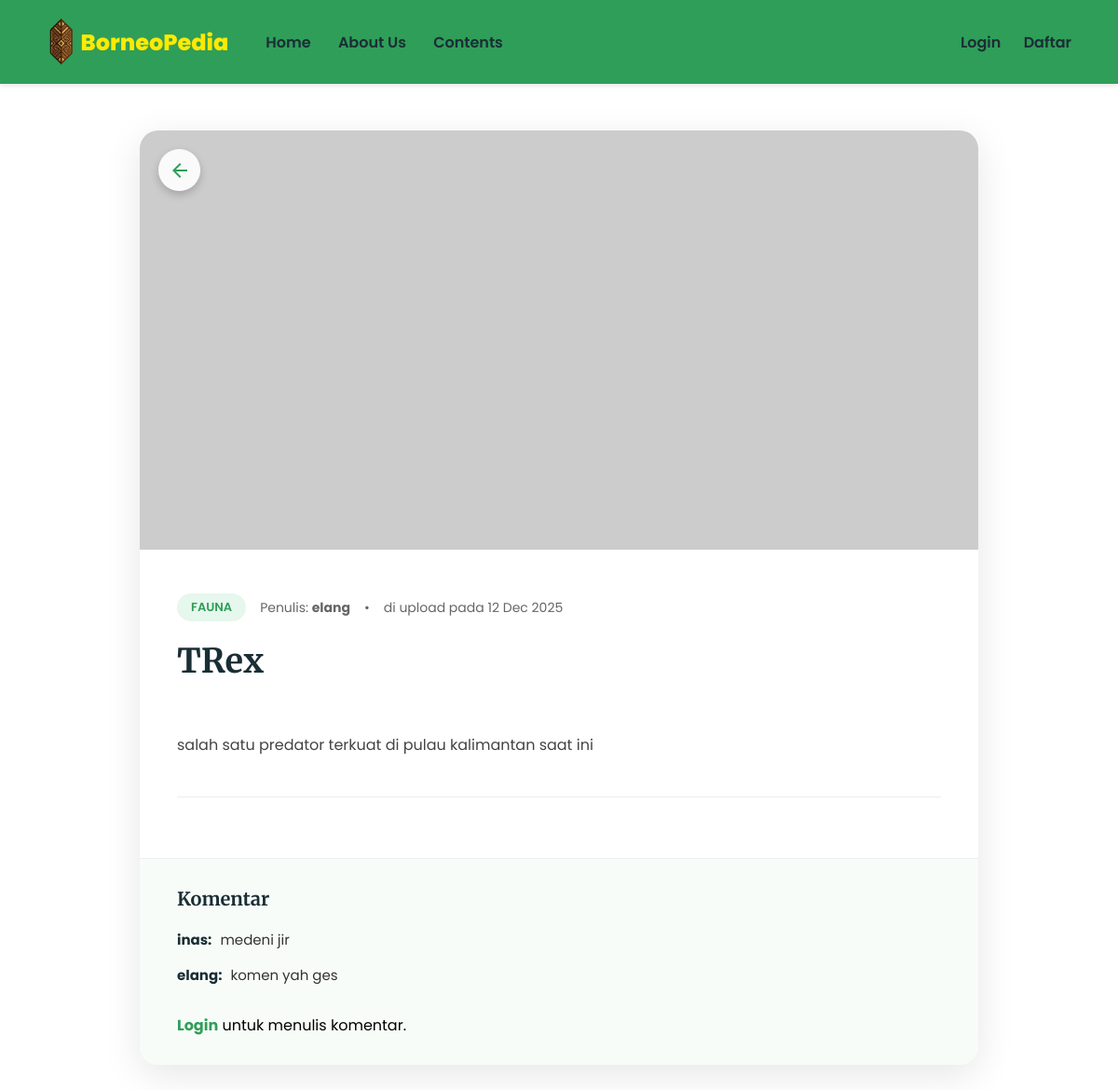
Screenshot of /detail.php?id=3 with the database file from the repository.
### tables this page shows
CREATE TABLE `contents` (
  `id` int(11) NOT NULL,
  `user_id` int(11) NOT NULL,
  `nama` varchar(100) NOT NULL,
  `tipe` varchar(50) NOT NULL,
  `informasi` text NOT NULL,
  `foto` varchar(255) NOT NULL,
  `created_at` timestamp NOT NULL DEFAULT current_timestamp()
);

CREATE TABLE `users` (
  `id` int(11) NOT NULL,
  `username` varchar(50) NOT NULL,
  `password` varchar(255) NOT NULL
);

CREATE TABLE `komentar` (
  `id` int(11) NOT NULL,
  `content_id` int(11) NOT NULL,
  `user_id` int(11) NOT NULL,
  `isi` text NOT NULL,
  `tanggal` timestamp NOT NULL DEFAULT current_timestamp()
);

### detail.php (the view, shortened to what this page needs)
<?php
include 'koneksi.php';
$id_content = $_GET['id'];
$query = mysqli_query($conn, "SELECT contents.*, users.username
                              FROM contents
                              JOIN users ON contents.user_id = users.id
                              WHERE contents.id = '$id_content'");
$data = mysqli_fetch_assoc($query);
$query_komen = mysqli_query($conn, "SELECT komentar.*, users.username
                                    FROM komentar
                                    JOIN users ON komentar.user_id = users.id
                                    WHERE content_id = '$id_content'
                                    ORDER BY tanggal DESC");
?>
<!DOCTYPE html>
<html lang="id">
<head>
</head>
<body>
    <nav>
        <div class="nav-left">
             <a href="index.php" class="logo">
            <img src="asset/logofix.png" class="logo-img"> BorneoPedia</a>
            <div class="nav-links">
                <a href="index.php">Home</a>
                <a href="about.php">About Us</a>
                <a href="contents.php">Contents</a>
            </div>
        </div>
        <div class="nav-right">
            <?php if(isset($_SESSION['status']) && $_SESSION['status'] == 'login'): ?>
                <span>Hi, <?php echo $_SESSION['username']; ?></span>
                <a href="upload.php">Upload +</a>
                <a href="logout.php">Logout</a>
            <?php else: ?>
                <a href="login.php">Login</a>
                <a href="register.php">Daftar</a>
            <?php endif; ?>
        </div>
    </nav>
    <main class="detail-container">
        <div class="card-detail">
            <a href="contents.php" class="btn-back-arrow" title="Kembali">
                <svg class="icon-back" viewBox="0 0 24 24">
                    <path d="M20 11H7.83l5.59-5.59L12 4l-8 8 8 8 1.41-1.41L7.83 13H20v-2z"></path>
                </svg>
            </a>
            <img src="<?php echo $data['foto']; ?>" class="detail-img" onerror="this.src='https://via.placeholder.com/800x450?text=Gambar+Tidak+Valid'">
            <div class="detail-body">
                <div class="meta-header">
                    <span class="badge-type"><?php echo $data['tipe']; ?></span>
                    <span>Penulis: <b><?php echo $data['username']; ?></b></span>
                    <span>&bull;</span>
                    <span>di upload pada <?php echo date('d M Y', strtotime($data['created_at'])); ?></span>
                </div>
                <h1><?php echo $data['nama']; ?></h1>
                <div class="content-text">
                    <?php echo nl2br(htmlspecialchars($data['informasi'])); ?>
                </div>
                <div class="action-area">
                </div>
            </div>
            <div class="comment-section">
                <h3 class="comment-title">Komentar</h3>
                <div class="comment-list">
                    <?php if(mysqli_num_rows($query_komen) > 0): ?>
                        <?php while($komen = mysqli_fetch_assoc($query_komen)): ?>
                            <div class="comment-item">
                                <span class="comment-user"><?php echo $komen['username']; ?>:</span>
                                <span><?php echo htmlspecialchars($komen['isi']); ?></span>
                            </div>
                        <?php endwhile; ?>
                    <?php else: ?>
                        <p style="color:#aaa; font-style:italic;">Belum ada komentar.</p>
                    <?php endif; ?>
                </div>
                <?php if(isset($_SESSION['status']) && $_SESSION['status'] == 'login'): ?>
                    <form method="POST" class="comment-form">
                        <input type="text" name="isi_komentar" class="input-comment" placeholder="Tulis komentar..." required autocomplete="off">
                        <button type="submit" name="kirim_komentar" class="btn-send">
                            <svg class="icon-send" viewBox="0 0 24 24">
                                <path d="M2.01 21L23 12 2.01 3 2 10l15 2-15 2z"></path>
                            </svg>
                        </button>
                    </form>
                <?php else: ?>
                    <p><a href="login.php" style="color:#2F9E58; font-weight:bold;">Login</a> untuk menulis komentar.</p>
                <?php endif; ?>
            </div>
        </div>
    </main>
</body>
</html>

### detail.php (style rules this page uses)
* { margin: 0; padding: 0; box-sizing: border-box; text-decoration: none; }
html, body { margin: 0; padding: 0; width: 100%; height: 100%; }
body { font-family: 'Poppins', sans-serif; background-image: url('asset/bg_kedua.png'); background-attachment: fixed; background-size: cover; background-position: center; background-repeat: no-repeat; min-height: 100vh; display: flex; flex-direction: column; }
nav { background-color: #2F9E58; display: flex; justify-content: space-between; align-items: center; padding: 20px 50px; box-shadow: 0 2px 5px rgba(0,0,0,0.1); position: sticky; top: 0; z-index: 1000; }
.nav-left { display: flex; align-items: center; gap: 40px; }
.logo { font-size: 24px; font-weight: 800; color: #ffea00ff; display: flex; align-items: center; }
.logo-img { height: 50px; width: auto; margin-right: 5px; vertical-align: middle; }
.nav-links a, .nav-right a, .nav-right span { color: #1a2e35; font-weight: 600; font-size: 16px; transition: color 0.3s; }
.nav-links a { margin-right: 25px; }
.nav-right a { margin-left: 20px; }
.detail-container { flex: 1; padding: 50px 20px; display: flex; justify-content: center; align-items: flex-start; }
.card-detail { background: white; width: 100%; max-width: 900px; border-radius: 20px; overflow: hidden; box-shadow: 0 10px 40px rgba(0,0,0,0.1); margin-bottom: 50px; position: relative; }
.detail-img { width: 100%; height: 450px; object-fit: cover; background-color: #eee; }
.btn-back-arrow { position: absolute; top: 20px; left: 20px; background-color: rgba(255, 255, 255, 0.9); width: 45px; height: 45px; border-radius: 50%; display: flex; justify-content: center; align-items: center; box-shadow: 0 4px 10px rgba(0,0,0,0.2); transition: transform 0.2s, background-color 0.2s; z-index: 10; }
.icon-back { width: 24px; height: 24px; fill: #2F9E58; }
.detail-body { padding: 40px; }
.meta-header { display: flex; align-items: center; gap: 15px; margin-bottom: 20px; font-size: 14px; color: #666; flex-wrap: wrap; }
.badge-type { background-color: #e6f7ed; color: #2F9E58; padding: 5px 15px; border-radius: 50px; font-weight: 600; font-size: 13px; text-transform: uppercase; }
h1 { font-family: 'Merriweather', serif; font-size: 36px; color: #1a2e35; margin-bottom: 25px; }
.content-text { font-size: 16px; line-height: 1.8; color: #444; text-align: justify; margin-bottom: 40px; white-space: pre-line; }
.action-area { border-top: 1px solid #eee; padding-top: 25px; display: flex; gap: 15px; }
.comment-section { background-color: #f8fcf9; padding: 30px 40px; border-top: 1px solid #eee; }
.comment-title { font-family: 'Merriweather', serif; font-size: 20px; color: #1a2e35; margin-bottom: 20px; }
.comment-list { margin-bottom: 30px; }
.comment-item { margin-bottom: 15px; font-size: 15px; color: #333; }
.comment-user { font-weight: 700; color: #1a2e35; margin-right: 5px; }

### rows the page displays
contents: tipe "FAUNA", user.username "elang", created_at "12 Dec 2025", nama "TRex", informasi "salah satu predator terkuat di pulau kalimantan saat ini"
komentar: user.username "inas", isi "medeni jir"
komentar: user.username "elang", isi "komen yah ges"
